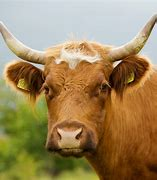
#> input picture opencv_dnn/classification/images/image1.jpg, 157 x 180 px
$ jupyter execute --allow-errors classification_dnn.ipynb
#> lines starting #> are read from the running program, lines starting #| are printed output that depends on the picture
# Classification with OpenCV dnn

Now, we are going to carry out a classification task. We will start with the ResNet50 model, pre-trained on the ImageNet dataset. We will load it in into OpenCV and use it for inferencing. Let's begin.

[cell 1]
import cv2
import matplotlib.pyplot as plt
import numpy as np

#> (a cell that did not finish here is left out)

Now that we have loaded the model, we can do various things to understand what this model is, and what it does.

#> (a cell that did not finish here is left out)

#> (a cell that did not finish here is left out)

#> (a cell that did not finish here is left out)

#> (a cell that did not finish here is left out)

We can even select one layer and se its outputs. Let us take one convolution layer.

#> (a cell that did not finish here is left out)

#> (a cell that did not finish here is left out)

#> (a cell that did not finish here is left out)

#> (a cell that did not finish here is left out)

# Inferencing

In order to do inferencing, we will read in the labels, and an image for inferencing.

#> (a cell that did not finish here is left out)

Let us now load an image to do inferencing.

[cell 12]
img = cv2.imread('images/image1.jpg', cv2.IMREAD_COLOR)
#> img is the input picture: shape (180, 157, 3); mean B, G, R 92.6, 134.5, 157.6
plt.imshow(img[:, :, ::-1]); plt.axis('off')

Now that we have our image, we can pass it through the network. To do this, we convert it into a blob using `blobfromImage`.

[cell 13]
input_img = img.astype(np.float32)

input_img = cv2.resize(input_img, (256, 256))
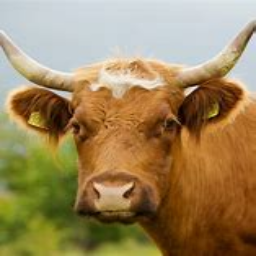
#> input_img: shape (256, 256, 3) float32; mean B, G, R 92.6, 134.5, 157.6

# define preprocess parameters
mean = np.array([103.939, 116.779, 123.68])

# prepare input blob to fit the model input:
# subtract mean
input_blob = cv2.dnn.blobFromImage(
    image=img,
    size=(224, 224),  # img target size
    mean=mean,
    swapRB=True,  # BGR -> RGB
    crop=True  # center crop
)

The `mean`, `size` and `swapRB` are gotten from the model parameters, we do not come up with our own. Also, since the input blob is in NCHW order, we transpose it into NHWC to fit our model and then we can take a look at our image.

[cell 14]
reshaped_blob = input_blob.transpose((0, 2, 3, 1))

plt.imshow(reshaped_blob.squeeze())
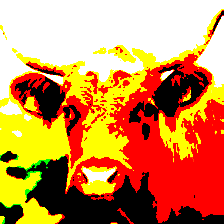
#> shown: shape (224, 224, 3) float32; mean R, G, B 0.81, 0.542, 0.3

$ run again, with opencv_dnn/classification/images/image3.jpg copied over opencv_dnn/classification/images/image1.jpg
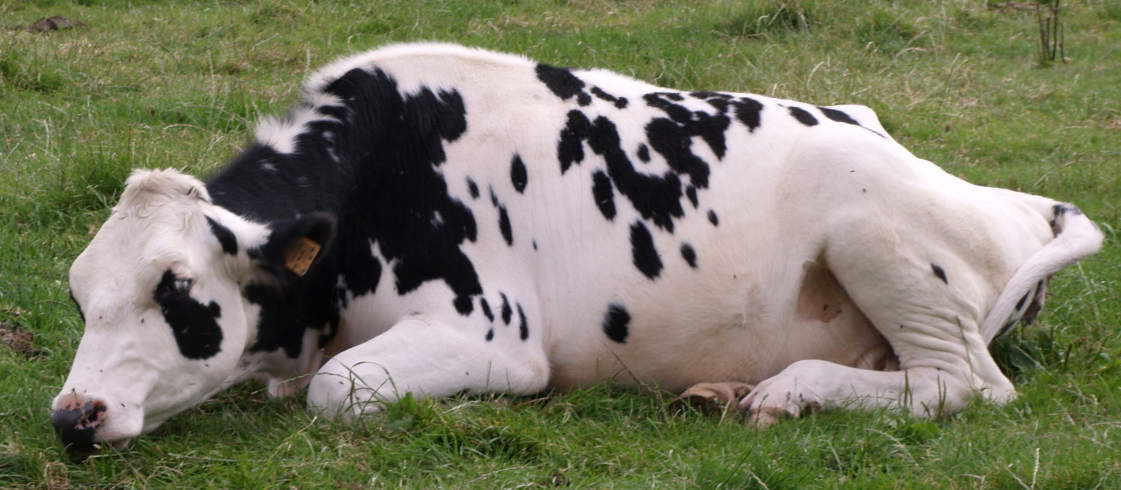
#> input picture opencv_dnn/classification/images/image3.jpg, 2242 x 979 px (shown at 1/2 size)
#> img is the input picture: shape (979, 2242, 3); mean B, G, R 99.3, 121.5, 121.6
#> `input_img = cv2.resize(input_img, (256, 256))`:
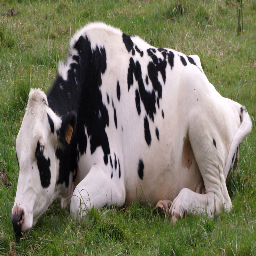
#> input_img: shape (256, 256, 3) float32; mean B, G, R 99.4, 121.5, 121.6
#> `[cell 14] reshaped_blob = input_blob.transpose((0, 2, 3, 1))  plt.imsh..`:
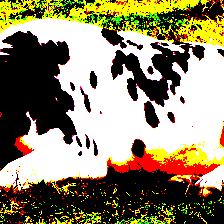
#> shown: shape (224, 224, 3) float32; mean R, G, B 0.561, 0.518, 0.395
